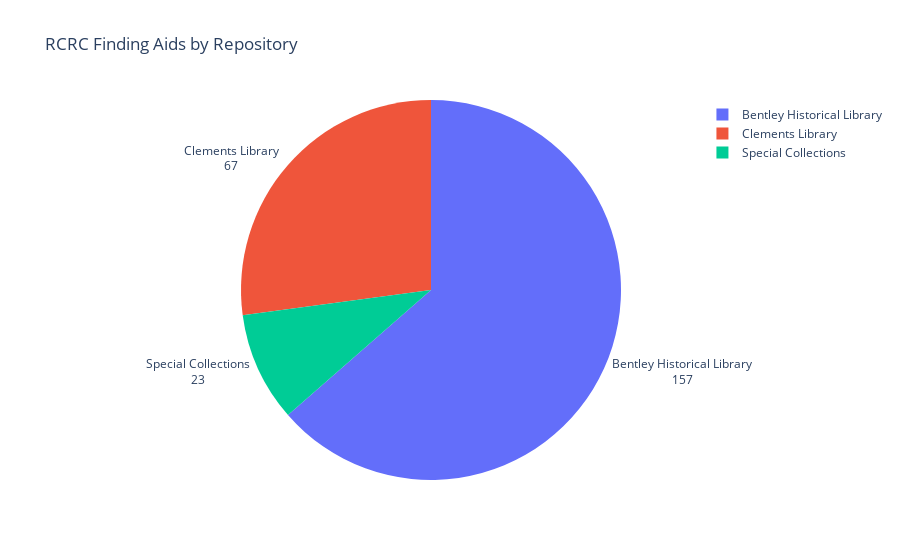

Source (notebook cell):
### Code cell
# generate with plotly.express
fig = px.pie(data_frame=by_repositories, values='index', names=['Special Collections', 'Clements Library', 'Bentley Historical Library'], title='RCRC Finding Aids by Repository')
fig.update()
fig.update_traces(hoverinfo='percent', textinfo='label+value', textposition='outside', title_font_family='Georgia, serif')

fig.show()

### Figure 1 — Plotly figure (JSON) as saved in the notebook; plotly's stock layout.template omitted (floating-point values rounded to 4 significant figures)
{"data": [{"domain": {"x": [0, 1], "y": [0, 1]}, "hoverinfo": "percent", "hovertemplate": "label=%{label}<br>index=%{value}<extra></extra>", "labels": ["Special Collections", "Clements Library", "Bentley Historical Library"], "legendgroup": "", "name": "", "showlegend": true, "textinfo": "label+value", "textposition": "outside", "title": {"font": {"family": "Georgia, serif"}}, "type": "pie", "values": [23, 67, 157]}], "layout": {"legend": {"tracegroupgap": 0}, "title": {"text": "RCRC Finding Aids by Repository"}}}
